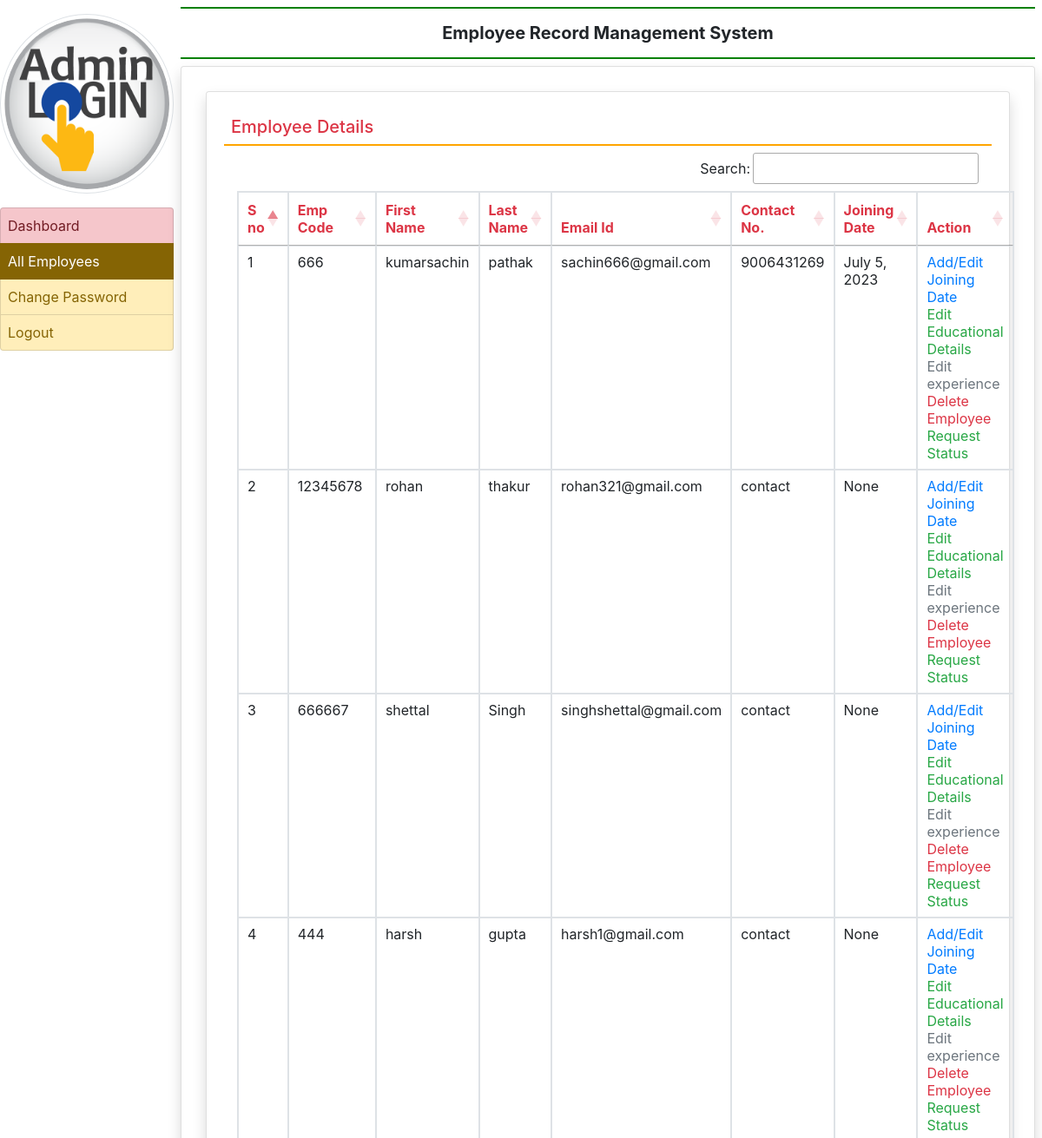
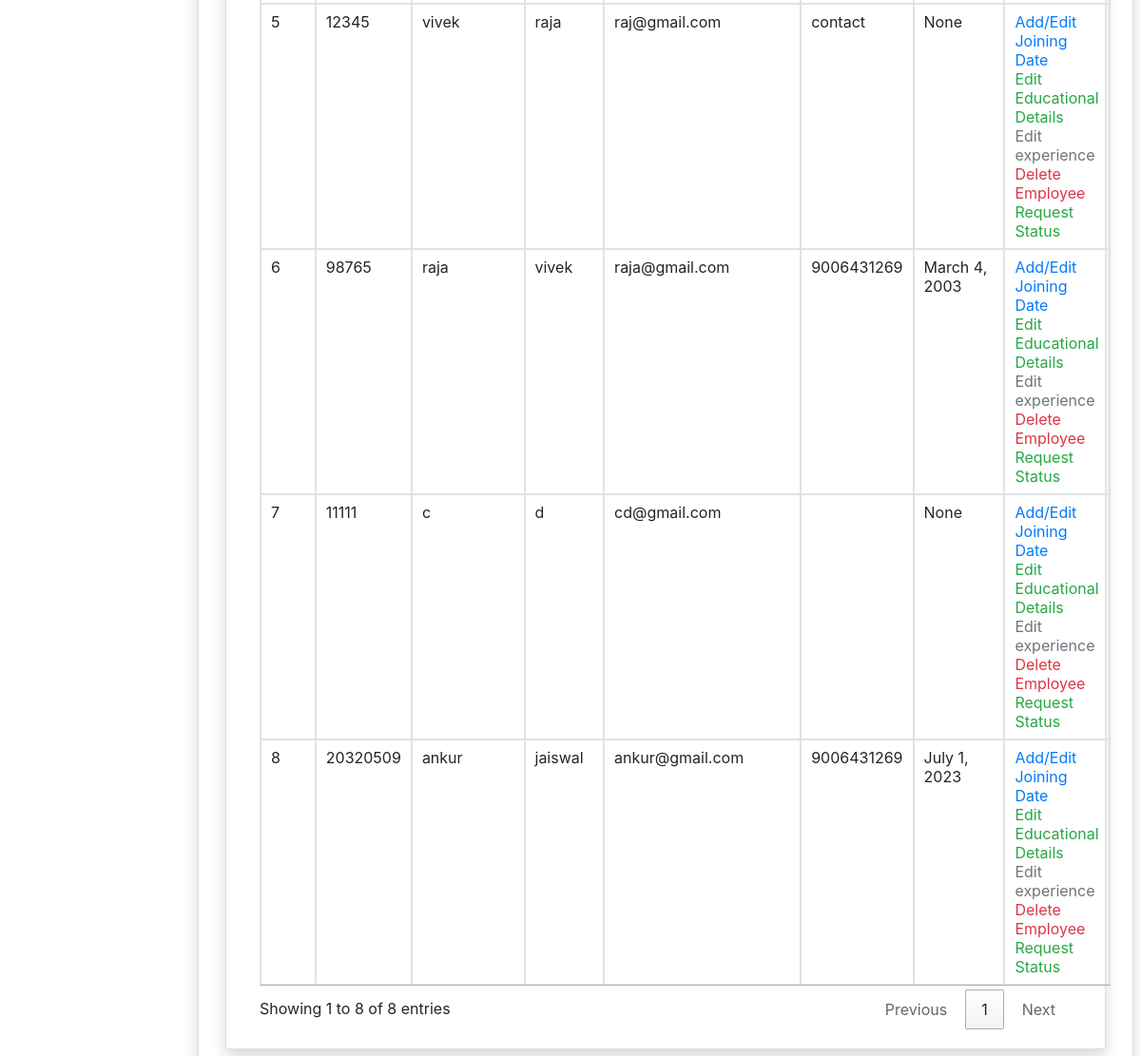
/all_employee/ (signed in), run on the app's committed database (2 pictures, top to bottom).
### employee/models.py (models this page shows, shortened)
class EmployeeDetail(models.Model):
      user = models.ForeignKey(User,on_delete=models.CASCADE)
      empcode = models.CharField(max_length=50)
      empdept = models.CharField(max_length=100)
      designation = models.CharField(max_length=100)
      contact = models.CharField(max_length=15)
      gender = models.CharField(max_length=50, null=True)
      joiningdate = models.DateField(null=True)

### employee/views.py (the view)
# urls.py: path('all_employee/', all_employee, name='all_employee'),
def all_employee(request):
    if not request.user.is_authenticated:
        return redirect('admin_login')
    employee = EmployeeDetail.objects.all()
    return render(request, 'all_employee.html',locals())

### employee/templates/all_employee.html
{% extends 'admin_base.html' %}
{% block main %}
<div class="card shadow m-2">
    <div class="card-body">
        <h5 class="p-2 text-danger" style="border-bottom :2px solid orange">Employee Details</h5>
        <div class="container-fluid">
            <table class="table table-bordered table-hover" id="example">
                <thead class="text-danger" >
                <tr>
                    <th> S no</th>
                    <th>Emp Code</th>
                    <th>First Name</th>
                    <th>Last Name</th>
                    <th>Email Id</th>
                    <th>Contact No.</th>
                    <th>Joining Date</th>
                    <th>Action</th>
                </tr>
                </thead>
                <tbody>
                {% for i in employee %}
                <tr>
                    <td>{{forloop.counter}}</td>
                    <td>{{i.empcode}}</td>
                    <td>{{i.user.first_name}}</td>
                    <td>{{i.user.last_name}}</td>
                    <td>{{i.user.username}}</td>
                    <td>{{i.contact}}</td>
                    <td>{{i.joiningdate}}</td>
                    <td> <a href="{% url 'edit_profile' i.id  %}" class="text-primary">Add/Edit Joining Date</a>
                        <br> <a href="{% url 'edit_education' i.user.id  %}" class="text-success">Edit Educational Details</a>
                        <br> <a href="{% url 'edit_experience' i.user.id  %}" class="text-secondary">Edit experience</a>
                        <br> <a href="{% url 'delete_employee' i.user.id  %}" class="text-danger" onclick="return confirm('Are You Sure?')">Delete Employee</a>
                        <br> <a href="{% url 'request_status' i.user.id  %}" class="text-success">Request Status</a>
                  </td>
                </tr>
                {% endfor %}
                </tbody>
            </table>
        </div>
    </div>
</div>
{% endblock  %}

### employee/templates/admin_base.html (shortened to what this page needs)
{% load static %}
<html xmlns="http://www.w3.org/1999/html">
<head>
  <link rel="stylesheet" href="https://cdn.jsdelivr.net/npm/bootstrap@4.6.2/dist/css/bootstrap.min.css">
<link rel="stylesheet" href="https://use.fontawesome.com/releases/v5.7.0/css/all.css">
     <link rel="stylesheet" href="https://cdn.datatables.net/1.13.1/css/jquery.dataTables.min.css">
    <link rel="stylesheet" href="https://cdn.datatables.net/buttons/2.3.2/css/buttons.dataTables.min.css">
</head>
<body>
<div class="container-fluid">
    <div class="row">
        <div class="col-sm-2 p-0">
            <center> <img src="{% static 'images/admin_login.png' %}" width="200" height="200" class=" img-thumbnail rounded-circle my-3"> </center>
           <div class="list-group">
               <a href="{% url 'admin_home'%}" class="list-group-item list-group-item-danger list-group-item-action {% if request.path == '/admin_home/'%} active{% endif%}">Dashboard</a>
               <a href="{% url 'all_employee'%}" class="list-group-item list-group-item-warning list-group-item-action {% if request.path == '/all_employee/'%} active{% endif%}">All Employees</a>
               <a href="{% url 'change_passwordadmin'%}" class="list-group-item list-group-item-warning list-group-item-action {% if request.path == '/change_passwordadmin'%} active{% endif%}">Change Password</a>
               <a href="{% url 'logout' %}" class="list-group-item list-group-item-warning list-group-item-action">Logout</a>
           </div>
        </div>
         <div class="col-sm-10 p-0">
               <div class="container fluid p-2">
             <h5 class="text-center p-3 font-weight-bold" style="border-bottom :2px solid green; border-top :2px solid green">Employee Record Management System</h5>
                   <div class="card shadow" style="min-height :87vh">
                   <div class="card-body">
                       {% block main %}
                       {% endblock %}
                   </div>
             </div>
             </div>
        </div>
    </div>
</div>
</body>
</html>

### employee/templates/admin_base.html (style rules this page uses)
.list-group-item { padding:8px !important; }

### data on the page
EmployeeDetail: empcode "666", user.first_name "kumarsachin", user.last_name "pathak", user.username "sachin666@gmail.com", contact "9006431269", joiningdate "July 5, 2023"
EmployeeDetail: empcode "12345678", user.first_name "rohan", user.last_name "thakur", user.username "rohan321@gmail.com", contact "contact", joiningdate "None"
EmployeeDetail: empcode "666667", user.first_name "shettal", user.last_name "Singh", user.username "singhshettal@gmail.com", contact "contact", joiningdate "None"
EmployeeDetail: empcode "444", user.first_name "harsh", user.last_name "gupta", user.username "harsh1@gmail.com", contact "contact", joiningdate "None"
EmployeeDetail: empcode "12345", user.first_name "vivek", user.last_name "raja", user.username "raj@gmail.com", contact "contact", joiningdate "None"
EmployeeDetail: empcode "98765", user.first_name "raja", user.last_name "vivek", user.username "raja@gmail.com", contact "9006431269", joiningdate "March 4, 2003"
EmployeeDetail: empcode "11111", user.first_name "c", user.last_name "d", user.username "cd@gmail.com", joiningdate "None"
EmployeeDetail: empcode "20320509", user.first_name "ankur", user.last_name "jaiswal", user.username "ankur@gmail.com", contact "9006431269", joiningdate "July 1, 2023"
